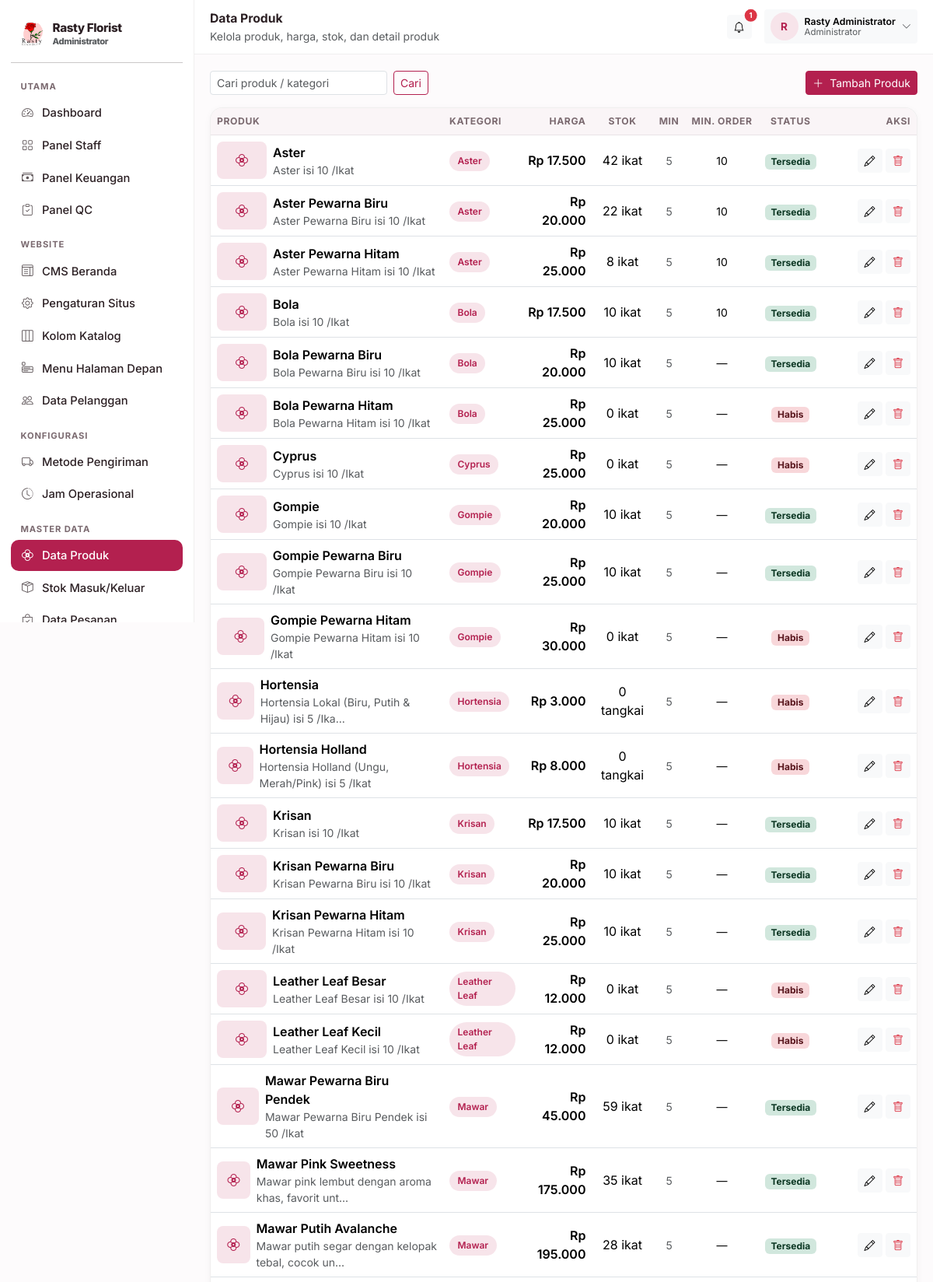
/staff/produk (signed in, upper part), run on the app's committed database.
### tables this page shows
CREATE TABLE settings (
    key TEXT PRIMARY KEY,
    value TEXT
);

CREATE TABLE users (
    id INTEGER PRIMARY KEY AUTOINCREMENT,
    username TEXT UNIQUE NOT NULL,
    password_hash TEXT NOT NULL,
    nama TEXT NOT NULL,
    role TEXT NOT NULL,
    telepon TEXT DEFAULT '',
    email TEXT DEFAULT '',
    alamat TEXT DEFAULT '',
    aktif INTEGER NOT NULL DEFAULT 1,
    created_at TEXT NOT NULL
);

CREATE TABLE products (
    id INTEGER PRIMARY KEY AUTOINCREMENT,
    nama TEXT NOT NULL,
    deskripsi TEXT DEFAULT '',
    kategori TEXT DEFAULT 'Bunga Potong',
    harga INTEGER NOT NULL DEFAULT 0,
    stok INTEGER NOT NULL DEFAULT 0,
    stok_minimum INTEGER DEFAULT 5,
    satuan TEXT DEFAULT 'ikat',
    gambar TEXT DEFAULT '',
    aktif INTEGER NOT NULL DEFAULT 1,
    created_at TEXT NOT NULL
, min_order INTEGER NOT NULL DEFAULT 0, deskripsi_panjang TEXT DEFAULT '', rekomendasi TEXT DEFAULT '', ketentuan TEXT DEFAULT '');

### blueprints/staff.py (the view, shortened to what this page needs)
@bp.route("/produk", methods=["GET", "POST"])
@helpers.feature_required("produk")
def products():
    q = request.args.get("q", "").strip()
    sql = "SELECT * FROM products WHERE 1=1"
    args = []
    if q:
        sql += " AND (nama LIKE ? OR kategori LIKE ?)"
        args += ["%" + q + "%"] * 2
    sql += " ORDER BY nama"
    return render_template("staff/products.html", rows=database.query(sql, args), q=q,
                           boleh_kelola=helpers.boleh_kelola_produk())

### blueprints/staff.py (called while the page is built)
@bp.before_request
def guard():
    user = helpers.current_user()
    if user is None:
        flash("Silakan masuk terlebih dahulu.", "warning")
        return redirect(url_for("auth.login", next=request.path))
    if user["role"] in STAFF_ROLES:
        return
    if user["role"] == "staff_keuangan" and request.endpoint \
            and request.endpoint.split(".")[-1] in KEUANGAN_ENDPOINTS:
        return
    abort(403)

### db.py (called while the page is built)
def invoice_logo_px(settings=None):
    ukuran = (settings or all_settings()).get("invoice_logo_ukuran", "sedang")
    for kunci, _label, px in INVOICE_LOGO_UKURAN:
        if kunci == ukuran:
            return px
    return 64

def katalog_dari(settings):
    return {key: settings.get(key, "1") == "1" for key, _label, _ket in KATALOG_SEKSI}

def pengiriman_metode(settings=None):
    data = settings or all_settings()
    aktif = [label for key, label, _ket in PENGIRIMAN_METODE
             if data.get(key, "1") == "1"]
    return aktif or [PENGIRIMAN_METODE[1][1]]

def jam_harian(settings=None):
    data = settings or all_settings()
    hasil = {}
    for key, _label in HARI:
        buka, tutup = JAM_BAWAAN[key]
        hasil[key] = (data.get("jam_buka_" + key, buka), data.get("jam_tutup_" + key, tutup))
    return hasil

def jam_dari(settings):
    return {key: (settings.get("jam_buka_" + key, JAM_BAWAAN[key][0]),
                  settings.get("jam_tutup_" + key, JAM_BAWAAN[key][1]))
            for key, _label in HARI}

def _jam_teks(nilai):
    return nilai.replace(":", ".")

def jam_daftar(settings=None):
    data = settings or all_settings()
    jam = jam_dari(data)
    rows = []
    for key, label in HARI:
        buka, tutup = jam[key]
        rows.append({
            "key": key,
            "label": label,
            "buka": buka,
            "tutup": tutup,
            "tutup_hari": buka == tutup or not buka or not tutup,
            "teks": "%s – %s WIB" % (_jam_teks(buka), _jam_teks(tutup)),
        })
    return rows

def jam_ringkas(settings=None):
    rows = jam_daftar(settings)
    grup = []
    for row in rows:
        nilai = "Tutup" if row["tutup_hari"] else row["teks"]
        if grup and grup[-1][1] == nilai:
            grup[-1][2] = row["label"]
        else:
            grup.append([row["label"], nilai, row["label"]])
    hasil = []
    for awal, nilai, akhir in grup:
        label = awal if awal == akhir else "%s – %s" % (awal, akhir)
        hasil.append((label, nilai))
    return hasil

### templates/staff/products.html (shortened to what this page needs)
{% extends "panel_base.html" %}
{% block heading %}Data Produk{% endblock %}
{% block subheading %}Kelola produk, harga, stok, dan detail produk{% endblock %}
{% block content %}
<div class="d-flex flex-wrap gap-2 justify-content-between mb-3">
  <form class="d-flex gap-2" method="get">
    <input name="q" class="form-control form-control-sm" placeholder="Cari produk / kategori" value="{{ q }}">
    <button class="btn btn-sm btn-outline-rf">Cari</button>
  </form>
  {% if boleh_kelola %}
  <button class="btn btn-primary btn-sm" onclick="openProduct()">
    <i class="bi bi-plus-lg me-1"></i> Tambah Produk
  </button>
  {% endif %}
</div>
<div class="rf-card p-0 overflow-hidden">
  <div class="table-responsive">
    <table class="table table-rf align-middle mb-0">
      <thead>
        <tr><th>Produk</th><th>Kategori</th><th class="text-end">Harga</th>
        <th class="text-center">Stok</th><th class="text-center">Min</th><th class="text-center">Min. Order</th>
        <th class="text-center">Status</th><th class="text-end">Aksi</th></tr>
      </thead>
      <tbody>
        {% for p in rows %}
        <tr>
          <td>
            <div class="d-flex align-items-center gap-2">
              {% if p.gambar %}
                <img src="{{ url_for('static', filename='uploads/' ~ p.gambar) }}" class="rf-thumb" alt="">
              {% else %}
                <div class="rf-thumb d-flex align-items-center justify-content-center text-rf"><i class="bi bi-flower2"></i></div>
              {% endif %}
              <div>
                <div class="fw-semibold">{{ p.nama }}</div>
                <div class="small text-muted">{{ p.deskripsi[:48] }}{% if p.deskripsi|length > 48 %}...{% endif %}</div>
              </div>
            </div>
          </td>
          <td><span class="rf-chip">{{ p.kategori }}</span></td>
          <td class="text-end fw-semibold">{{ rupiah(p.harga) }}</td>
          <td class="text-center">{{ p.stok }} {{ p.satuan }}</td>
          <td class="text-center small text-muted">{{ p.stok_minimum }}</td>
          <td class="text-center small">{{ p.min_order or '—' }}</td>
          <td class="text-center">
            {% if not p.aktif %}
              <span class="badge bg-secondary-subtle text-secondary-emphasis">Nonaktif</span>
            {% elif p.stok > p.stok_minimum %}
              <span class="badge bg-success-subtle text-success-emphasis">Tersedia</span>
            {% elif p.stok > 0 %}
              <span class="badge bg-warning-subtle text-warning-emphasis">Menipis</span>
            {% else %}
              <span class="badge bg-danger-subtle text-danger-emphasis">Habis</span>
            {% endif %}
          </td>
          <td class="text-end text-nowrap">
            {% if boleh_kelola %}
            <button class="btn btn-sm btn-light" onclick='openProduct({{ p|tojson }})' title="Ubah"><i class="bi bi-pencil"></i></button>
            <form method="post" action="{{ url_for('staff.product_delete', pid=p.id) }}" class="d-inline"
                  onsubmit="return confirm('Hapus produk {{ p.nama }}?')">
              <button class="btn btn-sm btn-light text-danger" title="Hapus produk"><i class="bi bi-trash"></i></button>
            </form>
            {% else %}
            <button class="btn btn-sm btn-light" onclick='openProduct({{ p|tojson }})' title="Lihat detail"><i class="bi bi-eye"></i></button>
            {% endif %}
          </td>
        </tr>
        {% else %}
        <tr><td colspan="8"><div class="rf-empty">Belum ada produk.</div></td></tr>
        {% endfor %}
      </tbody>
    </table>
  </div>
</div>
{% endblock %}

### templates/panel_base.html (shortened to what this page needs)
<!doctype html>
<html lang="id">
<head>
  <link href="https://cdn.jsdelivr.net/npm/bootstrap@5.3.3/dist/css/bootstrap.min.css" rel="stylesheet">
  <link href="https://cdn.jsdelivr.net/npm/bootstrap-icons@1.11.3/font/bootstrap-icons.min.css" rel="stylesheet">
</head>
<body>
<div class="rf-shell">
  <aside class="rf-sidebar" id="rfSidebar">
    <a href="{{ panel_url }}" class="d-flex align-items-center gap-2 rf-brand px-2 py-2 mb-2">
      {% if settings.logo %}
        <img src="{{ url_for('static', filename='uploads/' + settings.logo) }}" alt="Logo">
      {% else %}
        <span class="rf-brand-mark">R</span>
      {% endif %}
      <div>
        <div style="font-size:.95rem;line-height:1.1">{{ settings.nama_toko }}</div>
        <div class="small text-muted" style="font-size:.7rem">{{ ROLE_LABEL.get(current_user.role, '') }}</div>
      </div>
    </a>
    <hr class="my-2">
    <ul class="nav flex-column">
      {% for grup, item_menu in menu %}
        {% set visible = item_menu | selectattr('2', 'in', features_aktif) | list %}
        {% if visible %}
          <li class="rf-sidebar-head">{{ grup }}</li>
          {% for label, endpoint, fitur, ikon in visible %}
          <li class="nav-item">
            <a class="nav-link {% if request.endpoint == endpoint %}active{% endif %}" href="{{ url_for(endpoint) }}">
              <span class="rf-ico"><i class="bi bi-{{ ikon }}"></i></span>
              <span>{{ label }}</span>
            </a>
          </li>
          {% endfor %}
        {% endif %}
      {% endfor %}
    </ul>
  </aside>
  <div class="rf-main">
    <div class="rf-topbar">
      <div class="flex-grow-1">
        <div class="fw-bold" style="font-size:.98rem">{% block heading %}Panel{% endblock %}</div>
        <div class="small text-muted">{% block subheading %}{% endblock %}</div>
      </div>
      <a href="{{ notif_url or url_for('public.index') }}" class="btn btn-sm btn-light position-relative">
        <i class="bi bi-bell"></i>
        {% if unread %}<span class="position-absolute top-0 start-100 translate-middle badge rounded-pill bg-danger" style="font-size:.6rem">{{ unread }}</span>{% endif %}
      </a>
      <div class="dropdown">
        <button class="btn btn-sm btn-light d-flex align-items-center gap-2 border-0" type="button"
                data-bs-toggle="dropdown" data-bs-display="static" aria-expanded="false">
          <span class="rf-avatar">{{ current_user.nama[:1]|upper }}</span>
          <span class="d-none d-md-block small text-start" style="line-height:1.1">
            <span class="fw-semibold d-block">{{ current_user.nama }}</span>
            <span class="text-muted d-block" style="font-size:.72rem">{{ ROLE_LABEL.get(current_user.role, '') }}</span>
          </span>
          <i class="bi bi-chevron-down small text-muted"></i>
        </button>
      </div>
    </div>
    <div class="rf-content">
      {% block content %}{% endblock %}
    </div>
  </div>
</div>
</body>
</html>

### data on the page
settings: value (picture)
settings: nama_toko "Rasty Florist"
users: get "Administrator", nama "R", nama "Rasty Administrator"
products: nama "Aster", deskripsi "Aster isi 10 /Ikat", kategori "Aster", harga "Rp 17.500", stok "42", satuan "ikat", stok_minimum "5", min_order "10", aktif "Tersedia"
products: nama "Aster Pewarna Biru", deskripsi "Aster Pewarna Biru isi 10 /Ikat", kategori "Aster", harga "Rp 20.000", stok "22", satuan "ikat", stok_minimum "5", min_order "10", aktif "Tersedia"
products: nama "Aster Pewarna Hitam", deskripsi "Aster Pewarna Hitam isi 10 /Ikat", kategori "Aster", harga "Rp 25.000", stok "8", satuan "ikat", stok_minimum "5", min_order "10", aktif "Tersedia"
products: nama "Bola", deskripsi "Bola isi 10 /Ikat", kategori "Bola", harga "Rp 17.500", stok "10", satuan "ikat", stok_minimum "5", min_order "10", aktif "Tersedia"
products: nama "Bola Pewarna Biru", deskripsi "Bola Pewarna Biru isi 10 /Ikat", kategori "Bola", harga "Rp 20.000", stok "10", satuan "ikat", stok_minimum "5", min_order "—", aktif "Tersedia"
products: nama "Bola Pewarna Hitam", deskripsi "Bola Pewarna Hitam isi 10 /Ikat", kategori "Bola", harga "Rp 25.000", stok "0", satuan "ikat", stok_minimum "5", min_order "—", aktif "Habis"
products: nama "Cyprus", deskripsi "Cyprus isi 10 /Ikat", kategori "Cyprus", harga "Rp 25.000", stok "0", satuan "ikat", stok_minimum "5", min_order "—", aktif "Habis"
products: nama "Gompie", deskripsi "Gompie isi 10 /Ikat", kategori "Gompie", harga "Rp 20.000", stok "10", satuan "ikat", stok_minimum "5", min_order "—", aktif "Tersedia"
products: nama "Gompie Pewarna Biru", deskripsi "Gompie Pewarna Biru isi 10 /Ikat", kategori "Gompie", harga "Rp 25.000", stok "10", satuan "ikat", stok_minimum "5", min_order "—", aktif "Tersedia"
products: nama "Gompie Pewarna Hitam", deskripsi "Gompie Pewarna Hitam isi 10 /Ikat", kategori "Gompie", harga "Rp 30.000", stok "0", satuan "ikat", stok_minimum "5", min_order "—", aktif "Habis"
products: nama "Hortensia", deskripsi "Hortensia Lokal (Biru, Putih & Hijau) isi 5 /Ika", kategori "Hortensia", harga "Rp 3.000", stok "0", satuan "tangkai", stok_minimum "5", min_order "—", aktif "Habis"
products: nama "Hortensia Holland", deskripsi "Hortensia Holland (Ungu, Merah/Pink) isi 5 /Ikat", kategori "Hortensia", harga "Rp 8.000", stok "0", satuan "tangkai", stok_minimum "5", min_order "—", aktif "Habis"
products: nama "Krisan", deskripsi "Krisan isi 10 /Ikat", kategori "Krisan", harga "Rp 17.500", stok "10", satuan "ikat", stok_minimum "5", min_order "—", aktif "Tersedia"
products: nama "Krisan Pewarna Biru", deskripsi "Krisan Pewarna Biru isi 10 /Ikat", kategori "Krisan", harga "Rp 20.000", stok "10", satuan "ikat", stok_minimum "5", min_order "—", aktif "Tersedia"
products: nama "Krisan Pewarna Hitam", deskripsi "Krisan Pewarna Hitam isi 10 /Ikat", kategori "Krisan", harga "Rp 25.000", stok "10", satuan "ikat", stok_minimum "5", min_order "—", aktif "Tersedia"
products: nama "Leather Leaf Besar", deskripsi "Leather Leaf Besar isi 10 /Ikat", kategori "Leather Leaf", harga "Rp 12.000", stok "0", satuan "ikat", stok_minimum "5", min_order "—", aktif "Habis"
products: nama "Leather Leaf Kecil", deskripsi "Leather Leaf Kecil isi 10 /Ikat", kategori "Leather Leaf", harga "Rp 12.000", stok "0", satuan "ikat", stok_minimum "5", min_order "—", aktif "Habis"
products: nama "Mawar Pewarna Biru Pendek", deskripsi "Mawar Pewarna Biru Pendek isi 50 /Ikat", kategori "Mawar", harga "Rp 45.000", stok "59", satuan "ikat", stok_minimum "5", min_order "—", aktif "Tersedia"
products: nama "Mawar Pink Sweetness", deskripsi "Mawar pink lembut dengan aroma khas, favorit unt", kategori "Mawar", harga "Rp 175.000", stok "35", satuan "ikat", stok_minimum "5", min_order "—", aktif "Tersedia"
products: nama "Mawar Putih Avalanche", deskripsi "Mawar putih segar dengan kelopak tebal, cocok un", kategori "Mawar", harga "Rp 195.000", stok "28", satuan "ikat", stok_minimum "5", min_order "—", aktif "Tersedia"

### other printed values
{{ grup }} "UTAMA" "WEBSITE" "KONFIGURASI" "MASTER DATA"
{{ label }} "Dashboard" "Panel Staff" "Panel Keuangan" "Panel QC" "CMS Beranda" "Pengaturan Situs" "Kolom Katalog" "Menu Halaman Depan" "Data Pelanggan" "Metode Pengiriman" "Jam Operasional" "Data Produk" "Stok Masuk/Keluar"
{{ unread }} "1"
